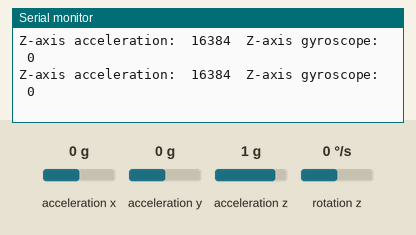
This sketch was run on a simulated Arduino Uno, built with avr-gcc and run on an emulated ATmega328P. On the bench: the last lines printed to the serial monitor. Wiring (inferred from the names in the program): MPU-6050 motion sensor at I2C address 0x68. The inputs (shaded band) are chosen by the test bench; at power-on: acceleration z 1 g, rotation z 0 °/s, acceleration x 0 g, acceleration y 0 g.

Above: at 1.2 s.
1.3 s: acceleration z set to 0 g
At 1.33 s:
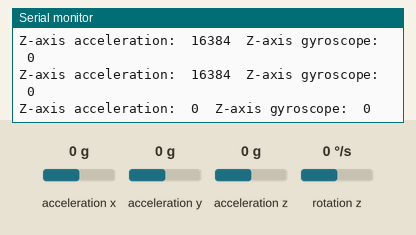
4.3 s: rotation z set to -192 °/s
At 4.38 s:
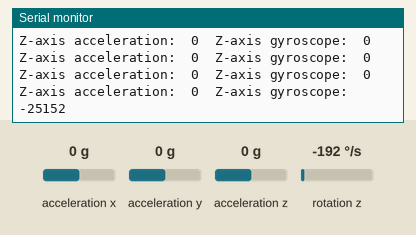
5.8 s: acceleration z set to -1.4 g
At 5.8 s:
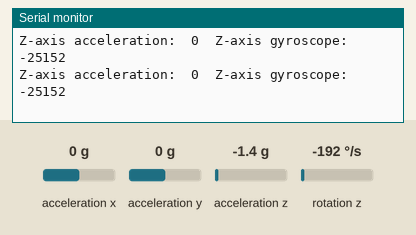
7.3 s: rotation z set to 0 °/s
At 7.33 s:
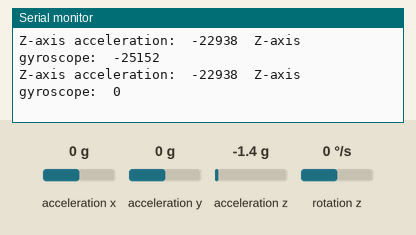
Timing chart, 0 to 10.3 s (numbered marks = the images above; inputs shaded):
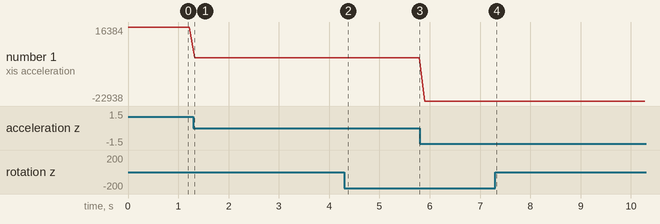

Measured:
- after the input at 1.3 s, the serial monitor: prints a new line at once (image 1)
- after the input at 4.3 s, the serial monitor: prints a new line after 0.07 s (image 2)
- after the input at 7.3 s, the serial monitor: prints a new line at once (image 4)
- plotted number 1: 0 → -22938 after the input at 5.8 s

The sketch:

yaw.ino
```cpp
#include <Wire.h>
const int MPU6050_ADDR = 0x68;
const int ACCEL_ZOUT_H = 0x3F;
const int GYRO_ZOUT_H = 0x47;
const int PWR_MGMT_1 = 0x6B;

void setup() {
    Wire.begin();
    Serial.begin(9600);
    Wire.beginTransmission(MPU6050_ADDR);
    Wire.write(PWR_MGMT_1);
    Wire.write(0x00);
    Wire.endTransmission();
}

void loop() {
    int16_t az = readMPU6050Data(ACCEL_ZOUT_H);
    int16_t gz = readMPU6050Data(GYRO_ZOUT_H);

    Serial.print("Z-axis acceleration:\t");
    Serial.print(az);
    Serial.print("\tZ-axis gyroscope:\t");
    Serial.println(gz);
    delay(100);
}

int16_t readMPU6050Data(int regAddr) {
    Wire.beginTransmission(MPU6050_ADDR);
    Wire.write(regAddr);
    Wire.endTransmission(false);
    Wire.requestFrom(MPU6050_ADDR, 2, true);
    int16_t highByte = Wire.read();
    int16_t lowByte = Wire.read();
    return (highByte << 8) | lowByte;
}
```
